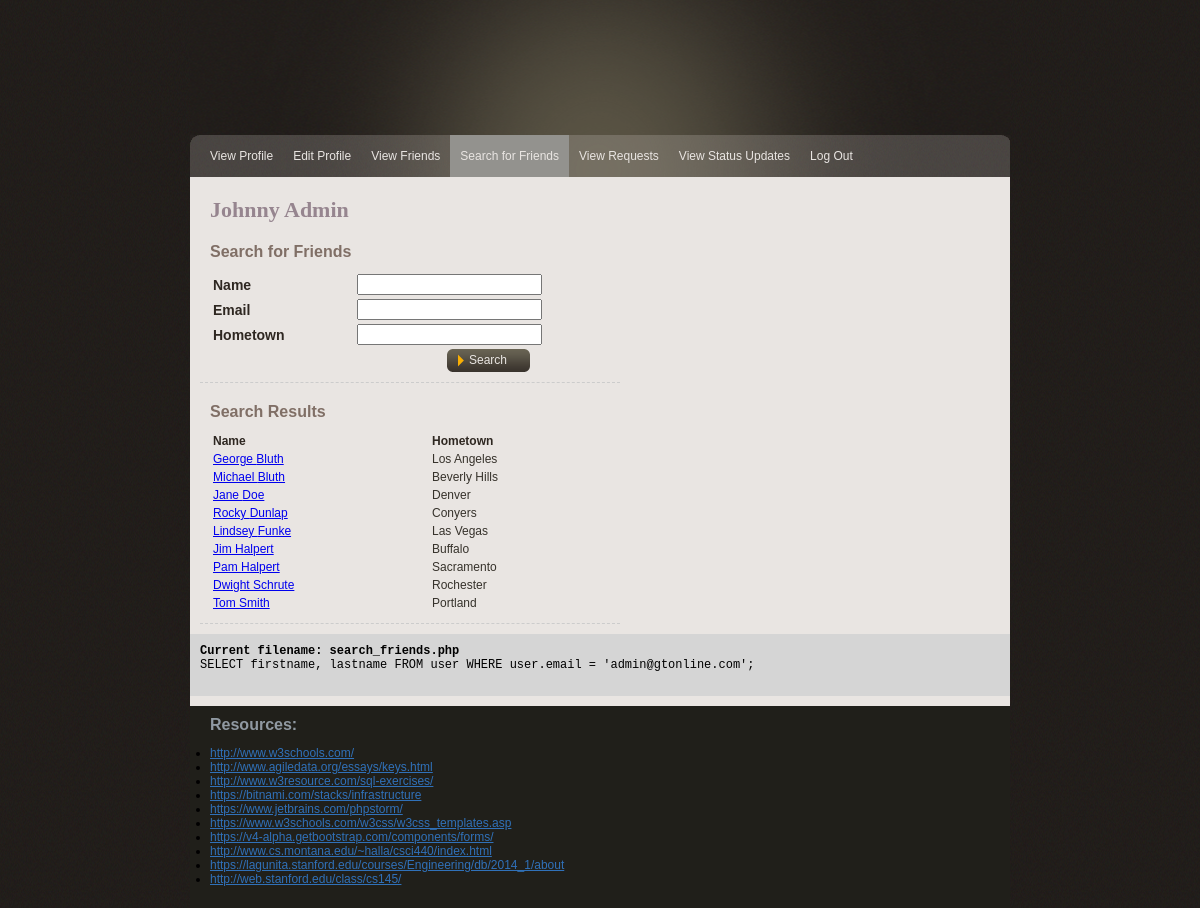
The page /search_friends.php (signed in) on the database its author committed.
### tables this page shows
CREATE TABLE `user` (
  `user_id` int(16) unsigned NOT NULL AUTO_INCREMENT,
  email varchar(250) NOT NULL,
  `password` varchar(50) NOT NULL,
  firstname varchar(100) NOT NULL,
  lastname varchar(100) NOT NULL,
  PRIMARY KEY (user_id),
  UNIQUE KEY `email` (`email`)
);

CREATE TABLE regularuser (
  `reguser_id` int(16) unsigned NOT NULL AUTO_INCREMENT,
  email varchar(250) NOT NULL,
  birthdate date NOT NULL,
  sex char(1) NULL,
  currentcity varchar(250) DEFAULT NULL,
  hometown varchar(250) DEFAULT NULL,
  PRIMARY KEY (reguser_id),
  UNIQUE KEY `email` (`email`)
);

### lib/common.php (called while the page is built, shortened)
<?php
$query_msg = [];
$encodedStr = basename($_SERVER['REQUEST_URI']);
$current_filename = urldecode($encodedStr);
?>

### search_friends.php (the view, shortened to what this page needs)
<?php
include('lib/common.php');
$query = "SELECT firstname, lastname " .
		 "FROM user " .
		 "WHERE user.email = '{$_SESSION['email']}'";
$result = mysqli_query($db, $query);
if (!empty($result) && (mysqli_num_rows($result) > 0) ) {
    $row = mysqli_fetch_array($result, MYSQLI_ASSOC);
    $user_name = $row['firstname'] . " " . $row['lastname'];
} else {
        array_push($error_msg,  "SELECT ERROR: user profile " . __FILE__ ." : ". __LINE__ );
}
	$query = "SELECT regularuser.email, firstname, lastname, hometown " .
			 "FROM user " .
			 "INNER JOIN regularuser ON regularuser.email = user.email " .
			 "WHERE regularuser.email NOT IN " .
			 "	(SELECT friendemail FROM friendship WHERE email = '{$_SESSION['email']}') " .
			 "AND regularuser.email <> '{$_SESSION['email']}' ORDER BY lastname, firstname";
	$result = mysqli_query($db, $query);
?>
<?php include("lib/header.php"); ?>
	</head>
	<body>
    	<div id="main_container">
            <?php include("lib/menu.php"); ?>
			<div class="center_content">
				<div class="center_left">
					<div class="title_name"><?php print $user_name; ?></div>
					<div class="features">
						<div class="profile_section">
							<div class="subtitle">Search for Friends</div>
							<form name="searchform" action="search_friends.php" method="POST">
								<table>
									<tr>
										<td class="item_label">Name</td>
										<td><input type="text" name="name" /></td>
									</tr>
									<tr>
										<td class="item_label">Email</td>
										<td><input type="text" name="email" /></td>
									</tr>
									<tr>
										<td class="item_label">Hometown</td>
										<td><input type="text" name="hometown" /></td>
									</tr>
								</table>
									<a href="javascript:searchform.submit();" class="fancy_button">Search</a>
							</form>
						</div>
						<div class='profile_section'>
						<div class='subtitle'>Search Results</div>
						<table>
							<tr>
								<td class='heading'>Name</td>
								<td class='heading'>Hometown</td>
							</tr>
								<?php
									if (isset($result)) {
										while ($row = mysqli_fetch_array($result, MYSQLI_ASSOC)){
											$friendemail = urlencode($row['email']);
											print "<tr>";
											print "<td><a href='request_friend.php?friendemail=$friendemail'>{$row['firstname']} {$row['lastname']}</a></td>";
											print "<td>{$row['hometown']}</td>";
											print "</tr>";
										}
									}	?>
							</table>
							</div>
					 </div>
				</div>
                <?php include("lib/error.php"); ?>
			</div>
               <?php include("lib/footer.php"); ?>
		</div>
	</body>
</html>

### lib/header.php (shortened to what this page needs)
<!DOCTYPE html>
	<head>
		<link rel="stylesheet" type="text/css" href="css/gtonline_style.css" />

### lib/menu.php
<div id="header">
             <div class="logo"><img src="img/gtonline_logo.png" style="opacity:0.5;background-color:E9E5E2;" border="0" alt="" title="GT Online Logo"/></div>
</div>
<div class="nav_bar">
	<ul>
                 <li><a href="view_profile.php" <?php if($current_filename=='view_profile.php') echo "class='active'"; ?>>View Profile</a></li>
		<li><a href="edit_profile.php" <?php if(strpos($current_filename, 'edit_profile.php') !== false) echo "class='active'"; ?>>Edit Profile</a></li>
                 <li><a href="view_friends.php" <?php if($current_filename=='view_friends.php') echo "class='active'"; ?>>View Friends</a></li>
                 <li><a href="search_friends.php" <?php if($current_filename=='search_friends.php') echo "class='active'"; ?>>Search for Friends</a></li>
                 <li><a href="view_requests.php" <?php if($current_filename=='view_requests.php') echo "class='active'"; ?>>View Requests</a></li>
                 <li><a href="view_updates.php" <?php if($current_filename=='view_updates.php') echo "class='active'"; ?>>View Status Updates</a></li>
                 <li><a href="logout.php" <?php if($current_filename=='logout.php') echo "class='active'"; ?>>Log Out</a></li>
	</ul>
</div>

### lib/error.php (shortened to what this page needs)
   <?php if($query_msg) {  ?>
   <div class='query'>
        <div class=query_msg'>
           <?php
               foreach ($query_msg as $query) {
                   echo $query . NEWLINE;
                }
           ?>
       </div>
   </div>
<?php } ?>

### lib/footer.php
        <div id="footer">
            <div class="footer">
            	<div class="resource_title">Resources:</div>
                <ul>
	<li><a href="http://www.w3schools.com/"  target="_blank">http://www.w3schools.com/</a></li>
                <li><a href="http://www.agiledata.org/essays/keys.html"  target="_blank">http://www.agiledata.org/essays/keys.html</a></li>
                <li><a href="http://www.w3resource.com/sql-exercises/"  target="_blank">http://www.w3resource.com/sql-exercises/</a></li>
                <li><a href="https://bitnami.com/stacks/infrastructure"  target="_blank">https://bitnami.com/stacks/infrastructure</a></li>
                <li><a href="https://www.jetbrains.com/phpstorm/"  target="_blank">https://www.jetbrains.com/phpstorm/</a></li>
                <li><a href="https://www.w3schools.com/w3css/w3css_templates.asp"  target="_blank">https://www.w3schools.com/w3css/w3css_templates.asp</a></li>
                <li><a href="https://v4-alpha.getbootstrap.com/components/forms/"  target="_blank">https://v4-alpha.getbootstrap.com/components/forms/</a></li>
                <li><a href="http://www.cs.montana.edu/~halla/csci440/index.html"  target="_blank">http://www.cs.montana.edu/~halla/csci440/index.html</a></li>
                <li><a href="https://lagunita.stanford.edu/courses/Engineering/db/2014_1/about"  target="_blank">https://lagunita.stanford.edu/courses/Engineering/db/2014_1/about</a></li>
                <li><a href="http://web.stanford.edu/class/cs145/"  target="_blank">http://web.stanford.edu/class/cs145/</a></li>
	</ul>
</div>
        </div>

### css/gtonline_style.css (style rules this page uses)
body { background:url(../img/bg.gif) repeat #000000; padding:0; font-family: Verdana, Geneva, sans-serif; font-size:12px; margin:auto auto auto auto; color:#36322b; }
table { width: 100%; }
th, td { padding: 1px; text-align: left; }
ul { text-align: left; padding:0px; }
li { padding:0px; }
a.fancy_button { display:block; width:68px; height:24px; line-height:24px; text-align:center; color:#E9E5E2; float:right; margin:0px 78px 0px 0px; padding:0px 10px 0px 10px; font-family: Verdana, Geneva, sans-serif; font-size:12px; text-decoration:none; background:url(../img/read_more_bg.gif) no-repeat center; }
#main_container { width:820px; height:auto; margin:auto; padding:0px; }
#header { width:820px; height:135px; margin:0px; padding:0px; background:url(../img/header_bg.gif) no-repeat center top; }
.logo { padding:30px 0 0 0px; }
.title_name { width: auto; font-family: Georgia, serif; font-weight:bold; font-size:22px; color:#96858F; margin:0px 10px 0px 10px; }
.item_label { font-family: Verdana, Geneva, sans-serif; width:140px; font-weight:bold; font-size:14px; color:#2e2721; }
.query { float: left; width:800px; position: relative; padding:10px 10px 10px 10px; font-family: Consolas, monaco, monospace; background-color: #D5D5D5; color: black; }
.heading { font-size:12px; color:#2e2721; font-weight:bold; }
.subtitle { width: 600px; font-family: Verdana, Geneva, sans-serif; font-weight:bold; font-size:16px; color:#806F66; padding:10px 0px 10px 0px; }
.nav_bar { width:820px; height:42px; margin:0px; font-family: Verdana, Geneva, sans-serif; background:url(../img/menu_bg.gif) no-repeat left; }
.nav_bar ul { list-style:none; padding:0 0 0 10px; margin:0px; }
.nav_bar ul li { display:inline; }
.nav_bar ul li a { float:left; height:42px; border:none; padding:0 10px 0 10px; text-decoration:none; color:#E9E5E2; line-height:42px; font-size:12px; }
.active { background-color: #93928E; }
.center_content { width:820px; height:auto; padding:10px 0px 10px 0px; clear:both; background-color:#E9E5E2; }
.center_left { width:600px; float:left; padding:10px 10px 10px 10px; }
.profile_section { float:left; width:400px; border-bottom:1px #CCCCCC dashed; padding:10px 10px 10px 10px; }
.resource_title { width: 600px; font-family: Verdana, Geneva, sans-serif; font-weight:bold; font-size:16px; color:#9099A2; padding:0px 0px 0px 0px; }
.footer { width:790px; height:auto; font-family: Palatino, sans-serif; color:black; float:left; padding:10px 10px 10px 20px; background-color: #201F1A; }
#footer a { color:#3071B9; }

### rows shown on the page
user: user_name "Johnny Admin"
regularuser: user.firstname "George", user.lastname "Bluth", hometown "Los Angeles"
regularuser: user.firstname "Michael", user.lastname "Bluth", hometown "Beverly Hills"
regularuser: user.firstname "Jane", user.lastname "Doe", hometown "Denver"
regularuser: user.firstname "Rocky", user.lastname "Dunlap", hometown "Conyers"
regularuser: user.firstname "Lindsey", user.lastname "Funke", hometown "Las Vegas"
regularuser: user.firstname "Jim", user.lastname "Halpert", hometown "Buffalo"
regularuser: user.firstname "Pam", user.lastname "Halpert", hometown "Sacramento"
regularuser: user.firstname "Dwight", user.lastname "Schrute", hometown "Rochester"
regularuser: user.firstname "Tom", user.lastname "Smith", hometown "Portland"

### other values the page prints
$query "Current filename: search_friends.php"
$query "SELECT firstname, lastname FROM user WHERE user.email = 'admin@gtonline.com';"
